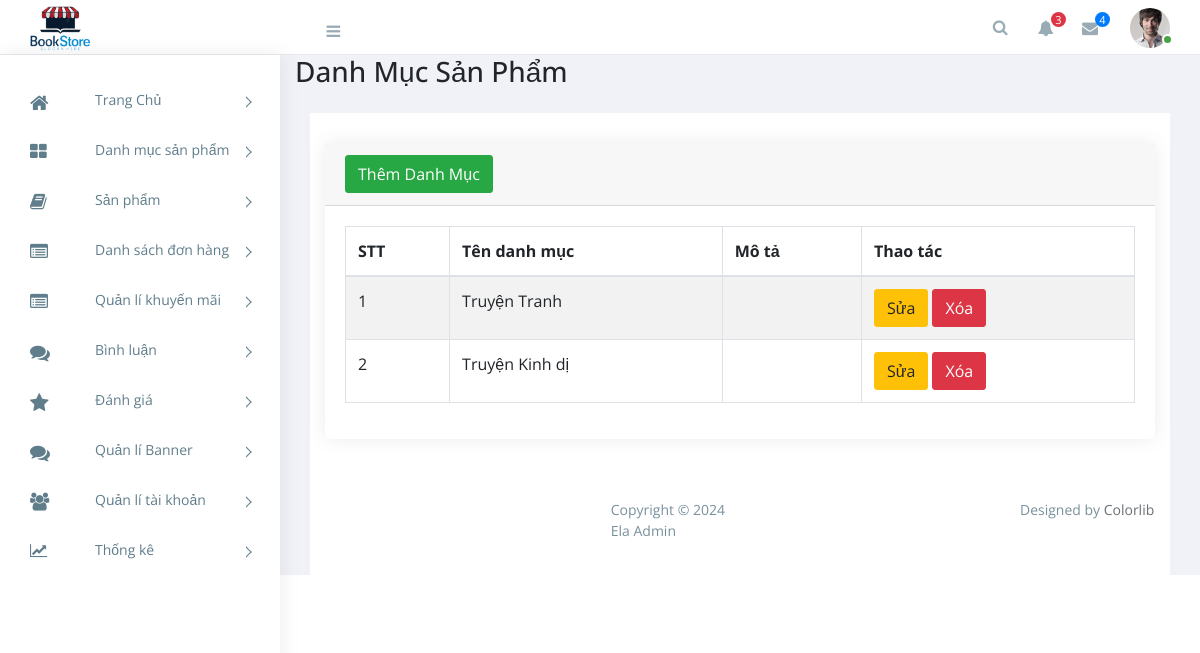
/admin/index.php?act=listdm, run on an earlier commit of the app's database.
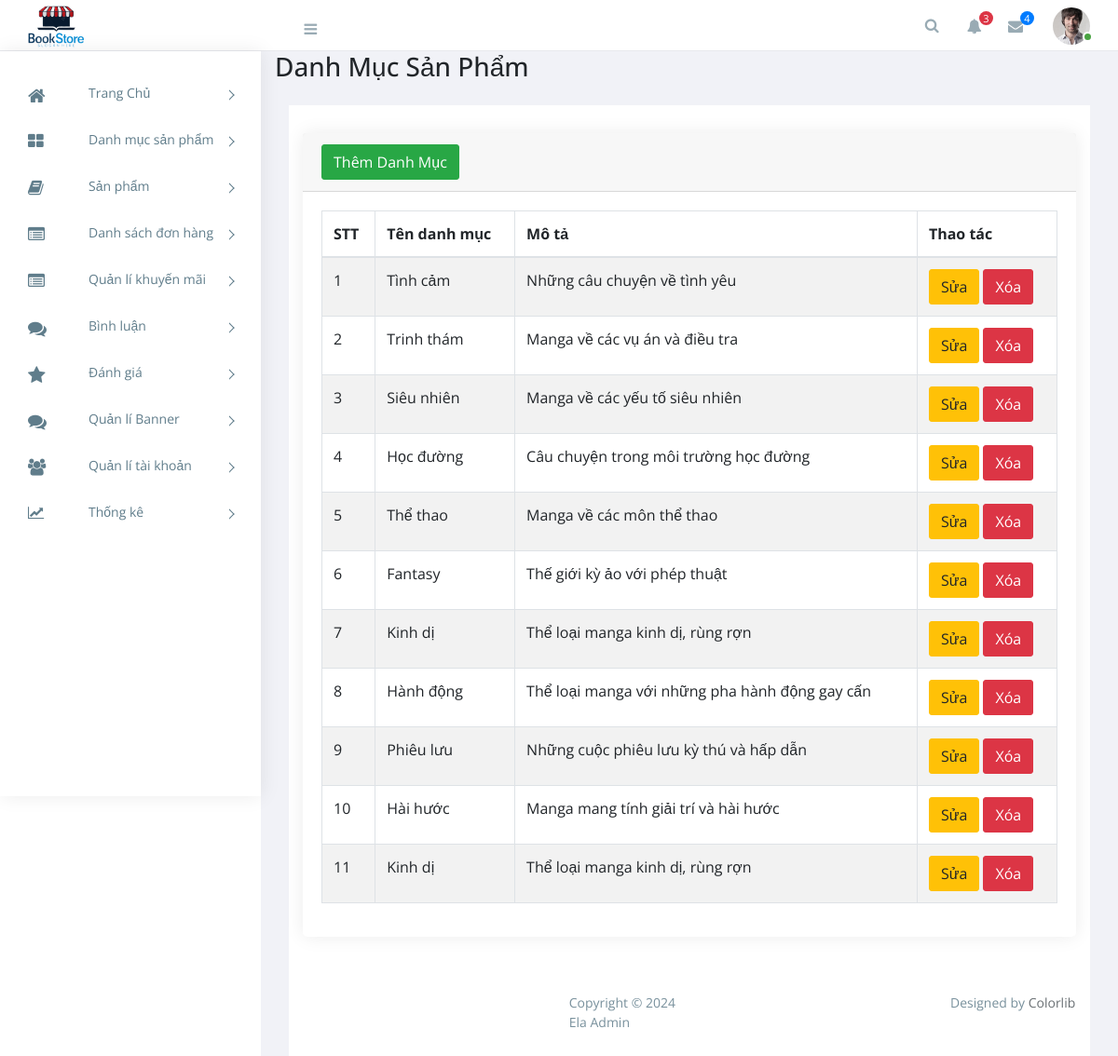
And on a later commit of the database.
### tables this page shows
CREATE TABLE `categories` (
  `id` int NOT NULL,
  `name` varchar(255) NOT NULL,
  `description` text,
  `created_at` timestamp NULL DEFAULT CURRENT_TIMESTAMP,
  `updated_at` timestamp NULL DEFAULT CURRENT_TIMESTAMP ON UPDATE CURRENT_TIMESTAMP
);

### admin/index.php (called while the page is built, shortened)
<?php
require_once '../commons/core.php';
require_once './views/layout/header.php';
require_once './views/layout/sidebar.php';
require_once './controllers/DanhMucController.php';
require_once './models/DanhMuc.php';
require_once './views/layout/footer.php';
?>

### admin/controllers/DanhMucController.php (called while the page is built, shortened)
<?php
require_once '../commons/core.php';
class DanhMucController
{
    public $modelDanhmuc;
    public function __construct()
    {
        $this->modelDanhmuc = new DanhMuc();
    }
    public function danhSachDanhMuc()
    {
        $listDanhMuc = $this->modelDanhmuc->getAllDanhMuc();
        require_once './views/danhmuc/listdm.php';
    }
}

### commons/core.php (called while the page is built, shortened)
<?php
function connectDB() {
    $host = DB_HOST;
    $port = DB_PORT;
    $dbname = DB_NAME;
    try {
        $conn = new PDO("mysql:host=$host;port=$port;dbname=$dbname", DB_USERNAME, DB_PASSWORD);
        $conn->setAttribute(PDO::ATTR_ERRMODE, PDO::ERRMODE_EXCEPTION);
        $conn->setAttribute(PDO::ATTR_DEFAULT_FETCH_MODE, PDO::FETCH_ASSOC);
        return $conn;
    } catch (PDOException $e) {
        echo ("Connection failed: " . $e->getMessage());
    }
}
?>

### admin/models/DanhMuc.php (called while the page is built, shortened)
<?php
class DanhMuc
{
    public  $conn;
    public function __construct()
    {
        $this->conn = connectDB();
    }
    public function getAllDanhMuc()
    {
        try {
            $sql = "SELECT * FROM categories";
            $stmt = $this->conn->prepare($sql);
            $stmt->execute();
            return $stmt->fetchAll();
        } catch (Exception $e) {
            echo "lỗi" . $e->getMessage();
        }
    }
}

### admin/views/danhmuc/listdm.php (the view, shortened to what this page needs)
<div class="container-fluid">
  <section class="content-header">
    <div class="row mb-4">
      <div class="col-md-6">
        <h3>Danh Mục Sản Phẩm</h3>
      </div>
    </div>
  </section>
  <section class="content">
    <div class="row">
      <div class="col-12">
        <div class="card">
          <div class="card-header">
            <a href="<?= BASE_URL_ADMIN . '?act=form-them-danh-muc' ?>">
              <button class="btn btn-success">Thêm Danh Mục</button>
            </a>
          </div>
          <div class="card-body">
            <div class="table-responsive">
              <table class="table table-bordered table-striped">
                <thead>
                  <tr>
                    <th scope="col">STT</th>
                    <th scope="col">Tên danh mục</th>
                    <th scope="col">Mô tả</th>
                    <th scope="col">Thao tác</th>
                  </tr>
                </thead>
                <tbody>
                  <?php foreach ($listDanhMuc as $key => $danhMuc) : ?>
                    <tr>
                      <td><?= $key + 1 ?></td>
                      <td><?= htmlspecialchars($danhMuc['name'], ENT_QUOTES, 'UTF-8') ?></td>
                      <td><?= htmlspecialchars($danhMuc['description'], ENT_QUOTES, 'UTF-8') ?></td>
                      <td>
                        <a href="<?= BASE_URL_ADMIN . '?act=form-sua-danh-muc&id=' . $danhMuc['id'] ?>">
                          <button class="btn btn-warning">Sửa</button>
                        </a>
                        <a href="<?= BASE_URL_ADMIN . '?act=xoa-danh-muc&id=' . $danhMuc['id'] ?>"
                          onclick="return confirm('Bạn có đồng ý xóa hay không?')">
                          <button class="btn btn-danger">Xóa</button>
                        </a>
                      </td>
                    </tr>
                  <?php endforeach ?>
                </tbody>
              </table>
            </div>
          </div>
        </div>
      </div>
    </div>
  </section>
</div>

### admin/views/layout/header.php (shortened to what this page needs)
<!doctype html>
<html class="no-js" lang="">
<head>
    <link rel="stylesheet" href="https://cdn.jsdelivr.net/npm/normalize.css@8.0.0/normalize.min.css">
    <link rel="stylesheet" href="https://cdn.jsdelivr.net/npm/bootstrap@4.1.3/dist/css/bootstrap.min.css">
    <link rel="stylesheet" href="https://cdn.jsdelivr.net/npm/font-awesome@4.7.0/css/font-awesome.min.css">
    <link rel="stylesheet" href="https://cdn.jsdelivr.net/gh/lykmapipo/themify-icons@0.1.2/css/themify-icons.css">
    <link rel="stylesheet" href="https://cdn.jsdelivr.net/npm/pixeden-stroke-7-icon@1.2.3/pe-icon-7-stroke/dist/pe-icon-7-stroke.min.css">
    <link rel="stylesheet" href="https://cdnjs.cloudflare.com/ajax/libs/flag-icon-css/3.2.0/css/flag-icon.min.css">
    <link rel="stylesheet" href="assets/css/cs-skin-elastic.css">
    <link rel="stylesheet" href="assets/css/style.css">
    <link href="https://cdn.jsdelivr.net/npm/chartist@0.11.0/dist/chartist.min.css" rel="stylesheet">
    <link href="https://cdn.jsdelivr.net/npm/jqvmap@1.5.1/dist/jqvmap.min.css" rel="stylesheet">
    <link href="https://cdn.jsdelivr.net/npm/weathericons@2.1.0/css/weather-icons.css" rel="stylesheet" />
    <link href="https://cdn.jsdelivr.net/npm/fullcalendar@3.9.0/dist/fullcalendar.min.css" rel="stylesheet" />
</head>
<body>
    <div id="right-panel" class="right-panel">
        <header id="header" class="header">
            <div class="top-left">
                <div class="navbar-header" style="height:50px ;">
                    <a class="navbar-brand" href="./"><img src="assets/images/bookstore.png" alt="Logo" style="width:60px; height:60px; margin-top:-6px ;"></a>
                    <a id="menuToggle" class="menutoggle"><i class="fa fa-bars"></i></a>
                </div>
            </div>
            <div class="top-right">
                <div class="header-menu">
                    <div class="header-left">
                        <button class="search-trigger"><i class="fa fa-search"></i></button>
                        <div class="dropdown for-notification">
                            <button class="btn btn-secondary dropdown-toggle" type="button" id="notification" data-toggle="dropdown" aria-haspopup="true" aria-expanded="false">
                                <i class="fa fa-bell"></i>
                                <span class="count bg-danger">3</span>
                            </button>
                        </div>
                        <div class="dropdown for-message">
                            <button class="btn btn-secondary dropdown-toggle" type="button" id="message" data-toggle="dropdown" aria-haspopup="true" aria-expanded="false">
                                <i class="fa fa-envelope"></i>
                                <span class="count bg-primary">4</span>
                            </button>
                        </div>
                    </div>
                    <div class="user-area dropdown float-right">
                        <a href="#" class="dropdown-toggle active" data-toggle="dropdown" aria-haspopup="true" aria-expanded="false">
                            <img class="user-avatar rounded-circle" src="assets/images/admin.jpg" alt="User Avatar">
                        </a>
                    </div>
                </div>
            </div>
        </header>

### admin/views/layout/sidebar.php (shortened to what this page needs)
<aside id="left-panel" class="left-panel">
    <nav class="navbar navbar-expand-sm navbar-default">
        <div id="main-menu" class="main-menu collapse navbar-collapse">
            <ul class="nav navbar-nav">
                <li class="menu-item-has-children dropdown" style="margin-top: 20px;">
                    <a href="<?= BASE_URL_ADMIN ?>" class="dropdown-toggle" aria-haspopup="true" aria-expanded="false">
                        <i class="menu-icon fa fa-home" style="font-size: 20px; margin-right: 10px;"></i>Trang Chủ
                    </a>
                </li>
                <li class="menu-item-has-children dropdown">
                    <a href="?act=listdm" class="dropdown-toggle" aria-haspopup="true" aria-expanded="false">
                        <i class="menu-icon fa fa-th-large" style="font-size: 18px; margin-right: 10px;"></i>Danh mục sản phẩm
                    </a>
                </li>
                <li class="menu-item-has-children dropdown">
                    <a href="?act=san-pham" class="dropdown-toggle" aria-haspopup="true" aria-expanded="false">
                        <i class="menu-icon fa fa-book" style="font-size: 18px; margin-right: 10px;"></i>Sản phẩm
                    </a>
                </li>
                <li class="menu-item-has-children dropdown">
                    <a href="?act=order" class="dropdown-toggle" aria-haspopup="true" aria-expanded="false">
                        <i class="menu-icon fa fa-list-alt" style="font-size: 18px; margin-right: 10px;"></i>Danh sách đơn hàng
                    </a>
                </li>
                <li class="menu-item-has-children dropdown">
                    <a href="?act=khuyen-mai" class="dropdown-toggle" aria-haspopup="true" aria-expanded="false">
                        <i class="menu-icon fa fa-list-alt" style="font-size: 18px; margin-right: 10px;"></i>Quản lí khuyến mãi
                    </a>
                </li>
                <li class="menu-item-has-children dropdown">
                    <a href="?act=binh-luan">
                        <i class="menu-icon fa fa-comments" style="font-size: 20px; margin-right: 10px;"></i>Bình luận
                    </a>
                </li>
                <li class="menu-item-has-children dropdown">
                    <a href="?act=danh-gia">
                        <i class="menu-icon fa fa-star" style="font-size: 20px; margin-right: 10px;"></i>Đánh giá
                    </a>
                </li>
                <li class="menu-item-has-children dropdown">
                    <a href="<?= BASE_URL_ADMIN."?act=giao-dien"?>" class="dropdown-toggle" aria-haspopup="true" aria-expanded="false">
                        <i class="menu-icon fa fa-comments" style="font-size: 20px; margin-right: 10px;"></i>Quản lí Banner
                    </a>
                </li>
                <li class="menu-item-has-children dropdown">
                    <a href="?act=user" class="dropdown-toggle" aria-haspopup="true" aria-expanded="false">
                        <i class="menu-icon fa fa-users" style="font-size: 18px; margin-right: 10px;"></i>Quản lí tài khoản
                    </a>
                </li>
                <li class="menu-item-has-children dropdown">
                    <a href="" class="dropdown-toggle" aria-haspopup="true" aria-expanded="false">
                        <i class="menu-icon fa fa-line-chart" style="font-size: 15px; margin-right: 10px;"></i>Thống kê
                    </a>
                </li>
            </ul>
        </div>
    </nav>
</aside>

### admin/views/layout/footer.php (shortened to what this page needs)
 <footer class="site-footer">
            <div class="footer-inner bg-white">
                <div class="row">
                    <div class="col-sm-6" style="padding-left:300px ;">
                        Copyright &copy; 2024 Ela Admin
                    </div>
                    <div class="col-sm-6 text-right">
                        Designed by <a href="https://colorlib.com">Colorlib</a>
                    </div>
                </div>
            </div>
        </footer>
    </div>
</body>
</html>

What changed in the data, as far as the page shows it:
removed categories: name "Truyện Tranh"
removed categories: name "Truyện Kinh dị"
added categories: name "Tình cảm", description "Những câu chuyện về tình yêu"
added categories: name "Trinh thám", description "Manga về các vụ án và điều tra"
added categories: name "Siêu nhiên", description "Manga về các yếu tố siêu nhiên"
added categories: name "Học đường", description "Câu chuyện trong môi trường học đường"
added categories: name "Thể thao", description "Manga về các môn thể thao"
added categories: name "Fantasy", description "Thế giới kỳ ảo với phép thuật"
added categories: name "Kinh dị", description "Thể loại manga kinh dị, rùng rợn"
added categories: name "Hành động", description "Thể loại manga với những pha hành động gay cấn"
added categories: name "Phiêu lưu", description "Những cuộc phiêu lưu kỳ thú và hấp dẫn"
added categories: name "Hài hước", description "Manga mang tính giải trí và hài hước"
added categories: name "Kinh dị", description "Thể loại manga kinh dị, rùng rợn"
